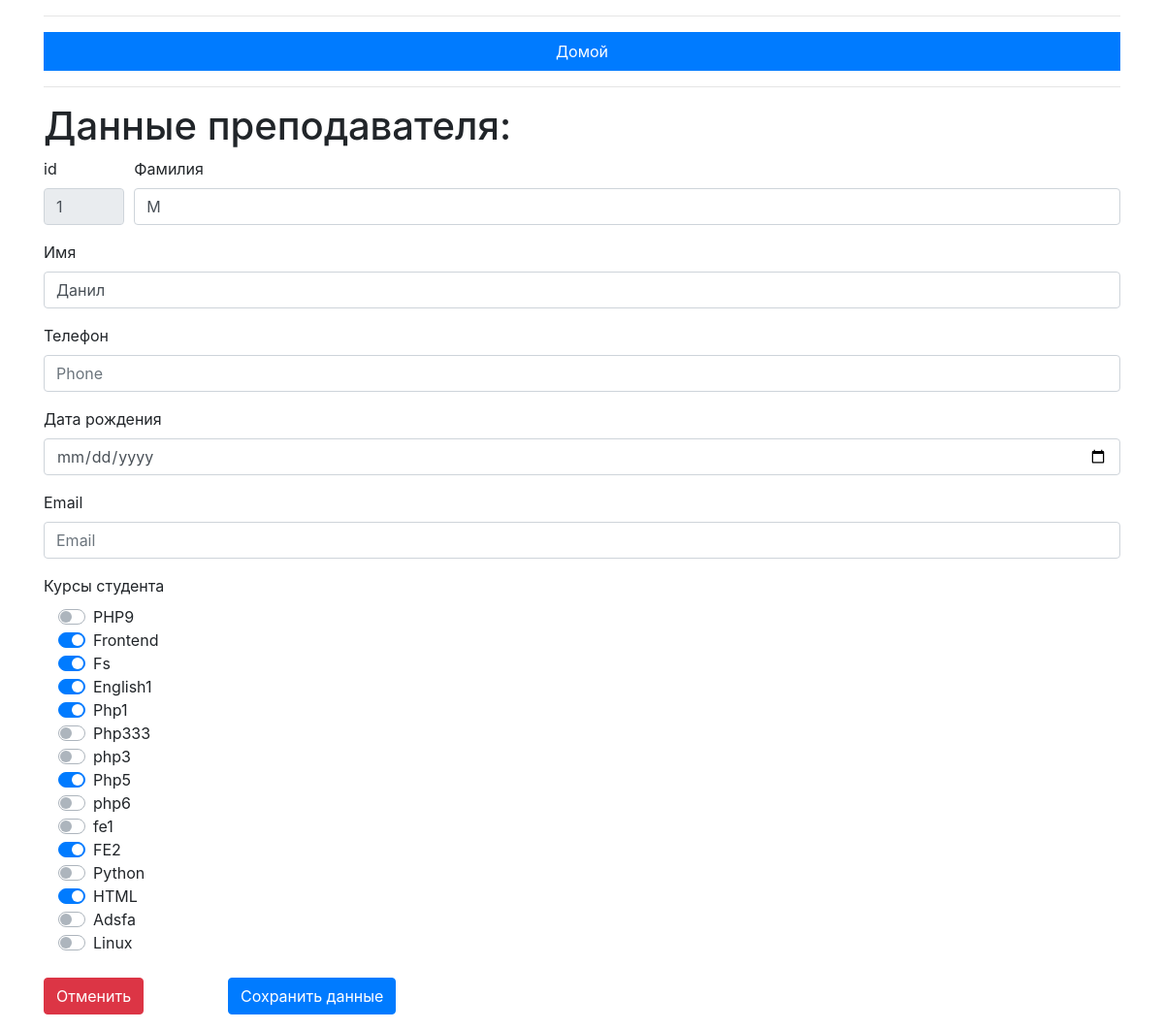
The page /teacher.php?id=1 on the database its author committed.
### tables this page shows
CREATE TABLE `teachers` (
  `id` int(8) NOT NULL,
  `first_name` varchar(50) NOT NULL DEFAULT '',
  `last_name` varchar(50) NOT NULL DEFAULT '',
  `birthday` datetime DEFAULT NULL,
  `email` varchar(50) DEFAULT NULL,
  `phone` varchar(15) DEFAULT NULL
);

CREATE TABLE `courses` (
  `id` int(8) NOT NULL,
  `title` varchar(50) NOT NULL DEFAULT '',
  `description` varchar(250) DEFAULT NULL,
  `date_start` datetime DEFAULT NULL,
  `date_finish` datetime DEFAULT NULL,
  `price` int(6) DEFAULT NULL,
  `direction` varchar(20) DEFAULT NULL
);

### teacher.php (the view, shortened to what this page needs)
<?php
include 'pdo.php';
$sql = "SELECT S.id, S.first_name, S.last_name, S.birthday, S.email, S.phone FROM teachers S
        WHERE id = ?";
$stmt = $pdo->prepare($sql);
$stmt->execute([$_GET['id']]);
$teacher = $stmt->fetch(PDO::FETCH_ASSOC);
$sql = "SELECT DISTINCT C.id, C.title, C.description FROM courses C
        join teacher_course SC on C.id=SC.course_id
        join teachers S on SC.teacher_id=S.id
        WHERE S.id = ?";
$stmt = $pdo->prepare($sql);
$stmt->execute([$_GET['id']]);
$teacherCourses = [];
while ($row = $stmt->fetch()){
    $teacherCourses[] = $row;
}
$sql = "SELECT C.id, C.title, C.description FROM courses C";
$stmt = $pdo->prepare($sql);
$stmt->execute();
while ($row = $stmt->fetch()){
    $row['teacherCourse'] = false;
    $allCourses[] = $row;
}
foreach ($allCourses as $cKey => $course) {
    foreach ($teacherCourses as $scKey => $teacherCourse) {
        if ($course['title'] == $teacherCourse['title']) {
            $allCourses[$cKey]['teacherCourse'] = true;
        }
    }
}
?>
<!doctype html>
<html lang="en">
    <head>
        <link rel="stylesheet" href="https://stackpath.bootstrapcdn.com/bootstrap/4.3.1/css/bootstrap.min.css">
    </head>
    <body>
        <div class="container">
            <hr>
            <div>
                <ul class="nav nav-pills nav-justified">
                    <li class="nav-item">
                        <a class="nav-link active" style="border-radius: 0px" href="index.php">Домой</a>
                    </li>
                </ul>
            </div>
            <hr>
            <h1>Данные преподавателя:</h1>
            <form method="post">
                <div class="form-row">
                    <div class="col-md-1 mb-13">
                        <label for="id">id</label>
                        <input type="text" class="form-control" id="id" placeholder="id" value="<?php echo $teacher["id"]?>" name="id" readonly>
                    </div>
                    <div class="col-md-11 mb-3">
                        <label for="last_name">Фамилия</label>
                        <input type="text" class="form-control" id="last_name" placeholder="Last name" value="<?php echo $teacher["last_name"]?>" name="last_name" >
                    </div>
                    <div class="col-md-12 mb-3">
                        <label for="first_name">Имя</label>
                        <input type="text" class="form-control" id="first_name" placeholder="First name" value="<?php echo $teacher["first_name"]?>" name="first_name" required>
                    </div>
                </div>
                <div class="form-row">
                    <div class="col-md-12 mb-3">
                        <label for="phone">Телефон</label>
                        <input type="phone" class="form-control" id="phone" placeholder="Phone" value="<?php echo $teacher["phone"]?>" name="phone">
                    </div>
                    <div class="col-md-12 mb-3">
                        <label for="birthday">Дата рождения</label>
                        <input type="date" class="form-control" id="birthday" placeholder="Birthday" value="<?php echo $teacher["birthday"]?>" min="<?php echo (date("Y-m-d", strtotime("-70 year")));?>" max="<?php echo (date("Y-m-d", strtotime("-5 year")));?>" name="birthday" >
                    </div>
                    <div class="col-md-12 mb-3">
                        <label for="email">Email</label>
                        <input type="email" class="form-control" id="email" placeholder="Email" value="<?php echo $teacher["email"]?>" name="email">
                    </div>
                </div>
                <div>
                    <label>Курсы студента</label>
                </div>
        <?php
        foreach ($allCourses as $course) {
            $checked = '';
            if ($course['teacherCourse']) {
                $checked = 'checked';
            }
            echo "
                <div class='col-md-12'>
                <div class='custom-control custom-switch'>
                    <input class='custom-control-input' type='checkbox' id='" . $course['title'] . "' value='checked'"  . $checked. " name='" . $course['title'] . "'>
                    <label class='custom-control-label' for='" . $course['title'] ."'>" . $course['title'] . "</label>
                </div>
                </div>
                ";
        }
        ?>
<br>
<div class="row">
    <div class="col-md-2 mb-3">
        <button class="btn btn-danger" type="submit" name="cancel" formnovalidate>Отменить</button>
    </div>
    <div class="col-md-3 mb-3" nowrap>
        <button class="btn btn-primary" type="submit" name="save" nowrap>Сохранить данные</button>
    </div>
</div>
</form>
</div>
</body>
</html>

### rows shown on the page
teachers: id "1", last_name "М", first_name "Данил"
courses: title "PHP9"
courses: title "Frontend"
courses: title "Fs"
courses: title "English1"
courses: title "Php1"
courses: title "Php333"
courses: title "php3"
courses: title "Php5"
courses: title "php6"
courses: title "fe1"
courses: title "FE2"
courses: title "Python"
courses: title "HTML"
courses: title "Adsfa"
courses: title "Linux"
